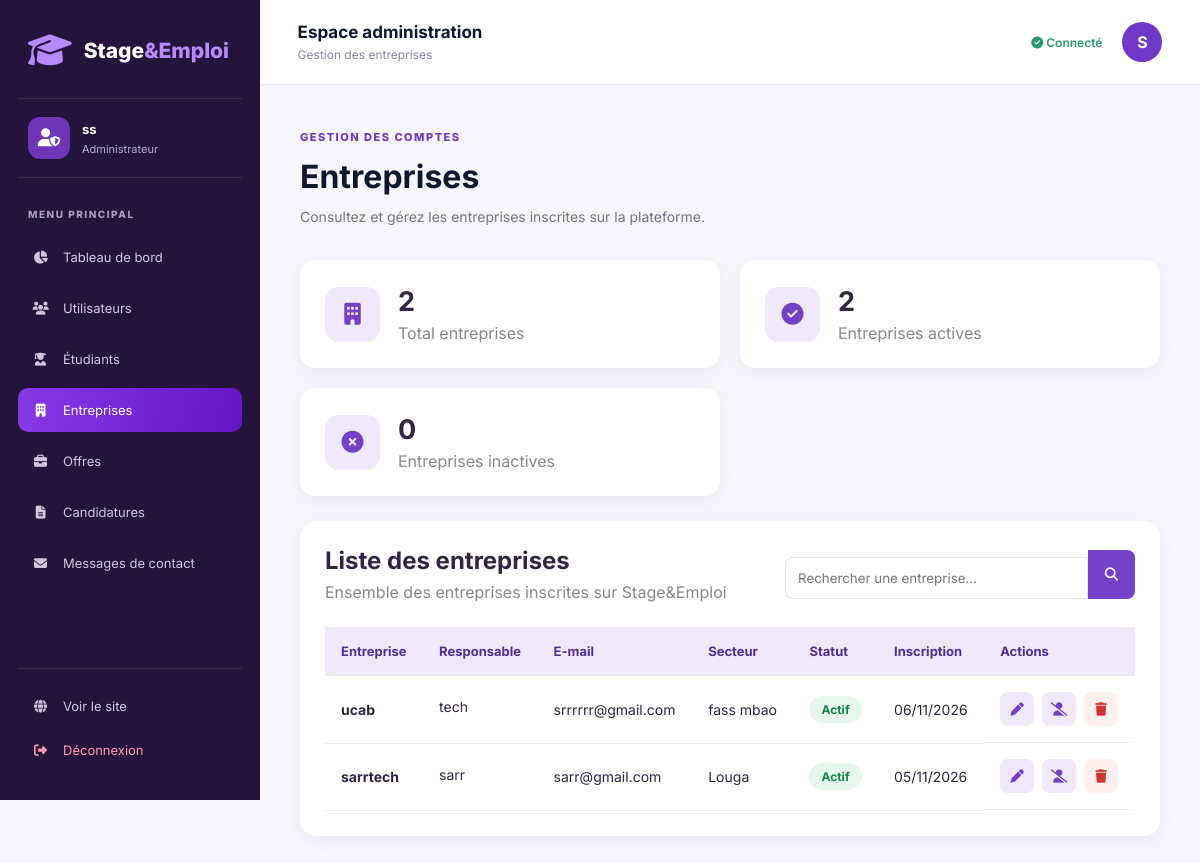
Screenshot of /gestion/entreprises/ (signed in) with the database file from the repository.
### comptes/models.py (models this page shows, shortened)
class Utilisateur(AbstractUser):
    class Role(models.TextChoices):
        ETUDIANT = 'ETUDIANT', 'Étudiant'
        ENTREPRISE = 'ENTREPRISE', 'Entreprise'
        ADMIN = 'ADMIN', 'Administrateur'
    role = models.CharField(
        max_length=20,
        choices=Role.choices,
        default=Role.ETUDIANT
    )

class Entreprise(models.Model):
    utilisateur = models.OneToOneField(
        'comptes.Utilisateur',
        on_delete=models.CASCADE,
        related_name='profil_entreprise'
    )
    nom_entreprise = models.CharField(max_length=150)
    secteur = models.CharField(max_length=100)

### comptes/views.py (the view, shortened to what this page needs)
# urls.py: path('gestion/entreprises/',views.gestion_entreprises, name='gestion_entreprises'),
@login_required
def gestion_entreprises(request):
    if request.user.role != 'ADMIN':
        return redirect('accueil')
    recherche = request.GET.get('recherche', '').strip()
    entreprises = Entreprise.objects.select_related(
        'utilisateur'
    ).order_by('-utilisateur__date_joined')
    context = {
        'entreprises': entreprises,
        'total_entreprises': Entreprise.objects.count(),
        'entreprises_actives': Entreprise.objects.filter(
            utilisateur__is_active=True
        ).count(),
        'entreprises_inactives': Entreprise.objects.filter(
            utilisateur__is_active=False
        ).count(),
        'recherche': recherche,
    }
    return render(
        request,
        'comptes/gestion_entreprises.html',
        context
    )

### comptes/templates/comptes/gestion_entreprises.html (shortened to what this page needs)
{% extends 'comptes/base_admin.html' %}
{% block topbar_description %}Gestion des entreprises{% endblock %}
{% block content %}
<div class="dashboard-header">
    <div>
        <span class="section-tag">GESTION DES COMPTES</span>
        <h1>Entreprises</h1>
        <p>Consultez et gérez les entreprises inscrites sur la plateforme.</p>
    </div>
</div>
<div class="contact-stats">
    <div class="contact-stat-card">
        <i class="fa-solid fa-building"></i>
        <div>
            <h3>{{ total_entreprises }}</h3>
            <p>Total entreprises</p>
        </div>
    </div>
    <div class="contact-stat-card">
        <i class="fa-solid fa-circle-check"></i>
        <div>
            <h3>{{ entreprises_actives }}</h3>
            <p>Entreprises actives</p>
        </div>
    </div>
    <div class="contact-stat-card">
        <i class="fa-solid fa-circle-xmark"></i>
        <div>
            <h3>{{ entreprises_inactives }}</h3>
            <p>Entreprises inactives</p>
        </div>
    </div>
</div>
<section class="contact-admin-panel">
    <div class="contact-admin-heading">
        <div>
            <h2>Liste des entreprises</h2>
            <p>Ensemble des entreprises inscrites sur Stage&Emploi</p>
        </div>
        <form method="GET" class="contact-search">
            <input
                type="text"
                name="recherche"
                value="{{ recherche }}"
                placeholder="Rechercher une entreprise..."
            >
            <button type="submit">
                <i class="fa-solid fa-magnifying-glass"></i>
            </button>
        </form>
    </div>
    <div class="contact-table-wrapper">
        <table class="contact-admin-table">
            <thead>
                <tr>
                    <th>Entreprise</th>
                    <th>Responsable</th>
                    <th>E-mail</th>
                    <th>Secteur</th>
                    <th>Statut</th>
                    <th>Inscription</th>
                    <th>Actions</th>
                </tr>
            </thead>
            <tbody>
                {% for entreprise in entreprises %}
                <tr>
                    <td>
                        <strong>{{ entreprise.nom_entreprise }}</strong>
                    </td>
                    <td>
                        {{ entreprise.utilisateur.username }}
                    </td>
                    <td>{{ entreprise.utilisateur.email }}</td>
                    <td>{{ entreprise.secteur }}</td>
                    <td>
                        {% if entreprise.utilisateur.is_active %}
                            <span class="contact-badge read">Actif</span>
                        {% else %}
                            <span class="contact-badge unread">Inactif</span>
                        {% endif %}
                    </td>
                    <td>
                        {{ entreprise.utilisateur.date_joined|date:"d/m/Y" }}
                    </td>
                    <td class="contact-actions">
                        {% if entreprise.utilisateur != request.user and not entreprise.utilisateur.is_superuser %}
                            <button
                                type="button"
                                class="contact-status-btn"
                                title="Modifier"
                                onclick="ouvrirModification(
                                    '{{ entreprise.id }}',
                                    '{{ entreprise.nom_entreprise|escapejs }}',
                                    '{{ entreprise.secteur|escapejs }}',
                                    '{{ entreprise.utilisateur.username|escapejs }}',
                                    '{{ entreprise.utilisateur.email|escapejs }}'
                                )">
                                <i class="fa-solid fa-pen"></i>
                            </button>
                            <form method="POST">
                                {% if entreprise.utilisateur.is_active %}
                                    <button
                                        type="submit"
                                        class="contact-status-btn"
                                        title="Désactiver">
                                        <i class="fa-solid fa-user-slash"></i>
                                    </button>
                                {% endif %}
                            </form>
                            <form
                                method="POST"
                                onsubmit="return confirm('Voulez-vous vraiment supprimer cette entreprise ?');">
                                <button
                                    type="submit"
                                    class="contact-delete-btn"
                                    title="Supprimer">
                                    <i class="fa-solid fa-trash"></i>
                                </button>
                            </form>
                        {% else %}
                            <span class="contact-badge read">Compte protégé</span>
                        {% endif %}
                    </td>
                </tr>
                {% endfor %}
            </tbody>
        </table>
    </div>
</section>
{% endblock %}

### comptes/templates/comptes/base_admin.html (shortened to what this page needs)
{% load static %}
<!DOCTYPE html>
<html lang="fr">
<head>
    <link rel="stylesheet" href="{% static 'css/style.css' %}?v=5">
    <link rel="stylesheet"
          href="https://cdnjs.cloudflare.com/ajax/libs/font-awesome/6.5.2/css/all.min.css">
</head>
<body class="admin-dashboard">
    <aside class="admin-sidebar">
        <a href="{% url 'tableau_admin' %}" class="admin-logo">
            <i class="fa-solid fa-graduation-cap"></i>
            <span>Stage<span>&Emploi</span></span>
        </a>
        <div class="admin-profile">
            <div class="admin-avatar">
                <i class="fa-solid fa-user-shield"></i>
            </div>
            <div>
                <strong>{{ user.username }}</strong>
                <small>Administrateur</small>
            </div>
        </div>
        <p class="sidebar-label">MENU PRINCIPAL</p>
        <nav class="admin-menu">
            <a href="{% url 'tableau_admin' %}"
               class="{% if request.resolver_match.url_name == 'tableau_admin' %}active{% endif %}">
                <i class="fa-solid fa-chart-pie"></i>
                Tableau de bord
            </a>
            <a href="{% url 'gestion_utilisateurs' %}"
            class="{% if request.resolver_match.url_name == 'gestion_utilisateurs' %}active{% endif %}">
                <i class="fa-solid fa-users"></i>
                Utilisateurs
            </a>
            <a href="{% url 'gestion_etudiants' %}"
            class="{% if request.resolver_match.url_name == 'gestion_etudiants' %}active{% endif %}">
                <i class="fa-solid fa-user-graduate"></i>
                Étudiants
            </a>
            <a href="{% url 'gestion_entreprises' %}"
            class="{% if request.resolver_match.url_name == 'gestion_entreprises' %}active{% endif %}">
                <i class="fa-solid fa-building"></i>
                Entreprises
            </a>
            <a href="{% url 'gestion_offres' %}"
            class="{% if request.resolver_match.url_name == 'gestion_offres' %}active{% endif %}">
                <i class="fa-solid fa-briefcase"></i>
                Offres
            </a>
            <a href="{% url 'gestion_candidatures' %}"
            class="{% if request.resolver_match.url_name == 'gestion_candidatures' %}active{% endif %}">
                <i class="fa-solid fa-file-lines"></i> Candidatures
            </a>
            <a href="{% url 'messages_contact' %}"
               class="{% if request.resolver_match.url_name == 'messages_contact' %}active{% endif %}">
                <i class="fa-solid fa-envelope"></i>
                Messages de contact
            </a>
        </nav>
        <div class="sidebar-bottom">
            <a href="{% url 'accueil' %}">
                <i class="fa-solid fa-globe"></i>
                Voir le site
            </a>
            <a href="{% url 'deconnexion' %}" class="logout-link">
                <i class="fa-solid fa-right-from-bracket"></i>
                Déconnexion
            </a>
        </div>
    </aside>
    <div class="admin-main">
        <header class="admin-topbar">
            <div>
                <h2>Espace administration</h2>
                <p>{% block topbar_description %}Gestion de la plateforme Stage&Emploi{% endblock %}</p>
            </div>
            <div class="admin-topbar-right">
                <span>
                    <i class="fa-solid fa-circle-check"></i>
                    Connecté
                </span>
                <div class="topbar-avatar">
                    {{ user.username|first|upper }}
                </div>
            </div>
        </header>
        <main class="admin-content">
            {% block content %}
            {% endblock %}
        </main>
    </div>
</body>
</html>

### rows the page displays
Utilisateur: username "ss", username|first "S"
Entreprise: nom_entreprise "ucab", utilisateur.username "tech", utilisateur.email "srrrrrr@gmail.com", secteur "fass mbao", shows "Actif", utilisateur.date_joined "06/11/2026"
Entreprise: nom_entreprise "sarrtech", utilisateur.username "sarr", utilisateur.email "sarr@gmail.com", secteur "Louga", shows "Actif", utilisateur.date_joined "05/11/2026"

### other values shown
{{ total_entreprises }} "2"
{{ entreprises_actives }} "2"
{{ entreprises_inactives }} "0"
